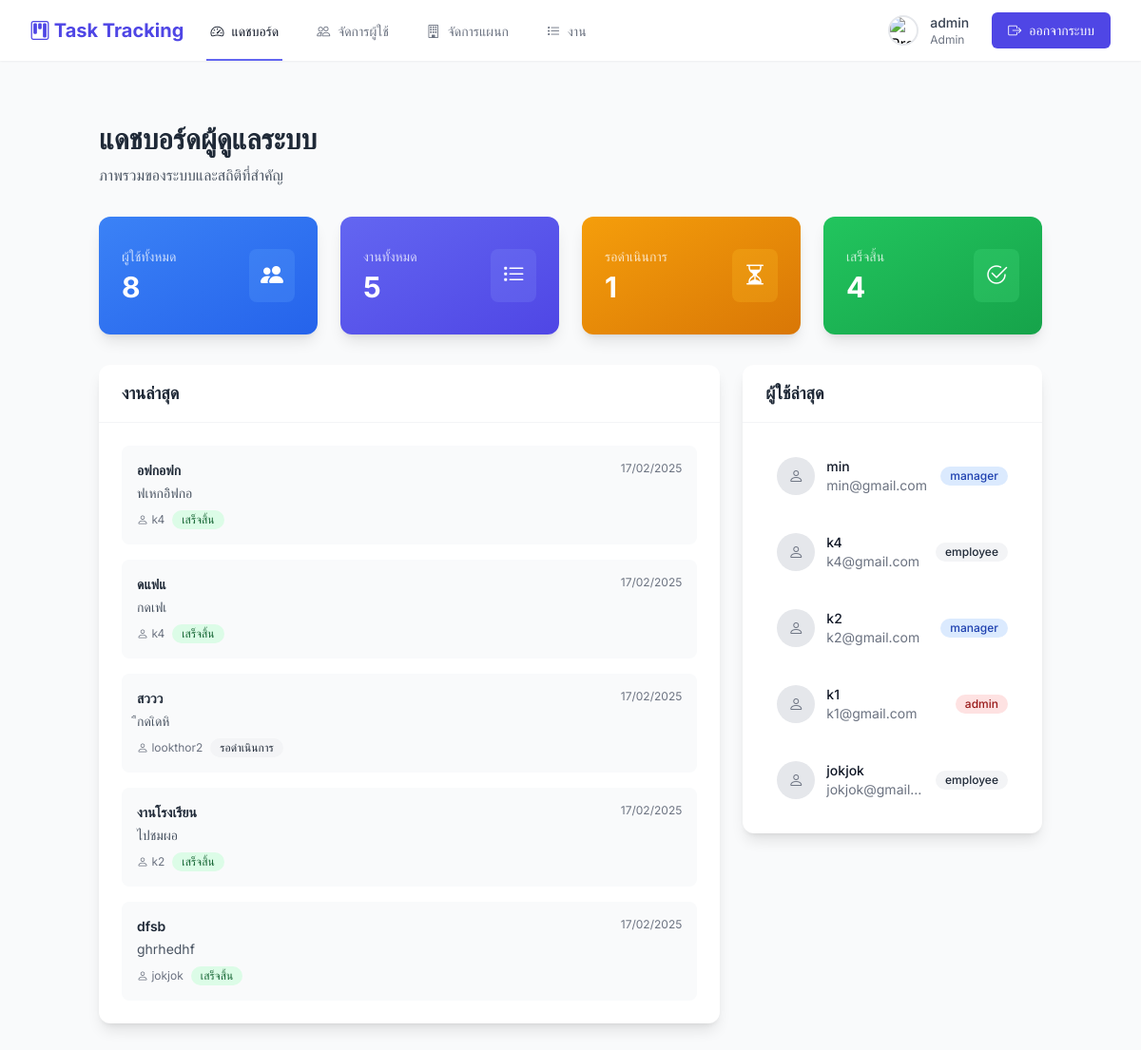
/admin/dashboard.php (signed in), run on the app's committed database.
### tables this page shows
CREATE TABLE `tasks` (
  `task_id` int(11) NOT NULL,
  `title` varchar(255) NOT NULL,
  `description` text DEFAULT NULL,
  `status` enum('pending','in_progress','completed','cancelled') DEFAULT 'pending',
  `priority` enum('low','medium','high','urgent') DEFAULT 'medium',
  `due_date` date DEFAULT NULL,
  `created_at` datetime DEFAULT current_timestamp(),
  `updated_at` datetime DEFAULT current_timestamp() ON UPDATE current_timestamp(),
  `created_by` int(11) DEFAULT NULL,
  `assigned_to` int(11) DEFAULT NULL,
  `project_id` int(11) DEFAULT NULL,
  `assigned_by` int(11) DEFAULT NULL
);

CREATE TABLE `users` (
  `user_id` int(11) NOT NULL,
  `username` varchar(50) NOT NULL,
  `email` varchar(100) NOT NULL,
  `password` varchar(255) NOT NULL,
  `role` enum('admin','manager','employee') NOT NULL DEFAULT 'employee',
  `token` varchar(64) DEFAULT NULL,
  `token_expires_at` datetime DEFAULT NULL,
  `created_at` timestamp NOT NULL DEFAULT current_timestamp(),
  `updated_at` datetime DEFAULT current_timestamp() ON UPDATE current_timestamp(),
  `is_active` tinyint(1) NOT NULL DEFAULT 1,
  `profile_image` varchar(255) DEFAULT 'default-profile.png',
  `department_id` int(11) DEFAULT NULL,
  `phone` varchar(20) DEFAULT NULL
);

### admin/dashboard.php (the view, shortened to what this page needs)
<?php
include '../header.php';
require_once '../auth.php';
$stats = [
    'total_users' => $conn->query("SELECT COUNT(*) as count FROM users")->fetch_assoc()['count'],
    'total_tasks' => $conn->query("SELECT COUNT(*) as count FROM tasks")->fetch_assoc()['count'],
    'pending_tasks' => $conn->query("SELECT COUNT(*) as count FROM tasks WHERE status = 'pending'")->fetch_assoc()['count'],
    'completed_tasks' => $conn->query("SELECT COUNT(*) as count FROM tasks WHERE status = 'completed'")->fetch_assoc()['count']
];
$recent_tasks_sql = "SELECT t.*, u.username as assigned_username
                    FROM tasks t
                    LEFT JOIN users u ON t.assigned_to = u.user_id
                    ORDER BY t.created_at DESC
                    LIMIT 5";
$recent_tasks = $conn->query($recent_tasks_sql);
$recent_users_sql = "SELECT user_id, username, email, role, created_at
                     FROM users
                     ORDER BY created_at DESC
                     LIMIT 5";
$recent_users = $conn->query($recent_users_sql);
?>
<link rel="stylesheet" href="https://cdn.jsdelivr.net/npm/bootstrap-icons@1.7.2/font/bootstrap-icons.css">
<div class="min-h-screen bg-gray-50 py-8">
    <div class="container mx-auto px-4">
        <div class="mb-8">
            <h2 class="text-3xl font-bold text-gray-800">แดชบอร์ดผู้ดูแลระบบ</h2>
            <p class="text-gray-600 mt-2">ภาพรวมของระบบและสถิติที่สำคัญ</p>
        </div>
        <div class="grid grid-cols-1 md:grid-cols-2 lg:grid-cols-4 gap-6 mb-8">
            <div class="bg-gradient-to-br from-blue-500 to-blue-600 rounded-xl shadow-lg overflow-hidden">
                <div class="px-6 py-8">
                    <div class="flex items-center justify-between">
                        <div class="text-white">
                            <p class="text-sm font-medium opacity-75">ผู้ใช้ทั้งหมด</p>
                            <p class="text-3xl font-bold mt-1"><?php echo $stats['total_users']; ?></p>
                        </div>
                        <div class="bg-blue-400 bg-opacity-25 rounded-lg p-3">
                            <i class="bi bi-people-fill text-2xl text-white"></i>
                        </div>
                    </div>
                </div>
            </div>
            <div class="bg-gradient-to-br from-indigo-500 to-indigo-600 rounded-xl shadow-lg overflow-hidden">
                <div class="px-6 py-8">
                    <div class="flex items-center justify-between">
                        <div class="text-white">
                            <p class="text-sm font-medium opacity-75">งานทั้งหมด</p>
                            <p class="text-3xl font-bold mt-1"><?php echo $stats['total_tasks']; ?></p>
                        </div>
                        <div class="bg-indigo-400 bg-opacity-25 rounded-lg p-3">
                            <i class="bi bi-list-task text-2xl text-white"></i>
                        </div>
                    </div>
                </div>
            </div>
            <div class="bg-gradient-to-br from-amber-500 to-amber-600 rounded-xl shadow-lg overflow-hidden">
                <div class="px-6 py-8">
                    <div class="flex items-center justify-between">
                        <div class="text-white">
                            <p class="text-sm font-medium opacity-75">รอดำเนินการ</p>
                            <p class="text-3xl font-bold mt-1"><?php echo $stats['pending_tasks']; ?></p>
                        </div>
                        <div class="bg-amber-400 bg-opacity-25 rounded-lg p-3">
                            <i class="bi bi-hourglass-split text-2xl text-white"></i>
                        </div>
                    </div>
                </div>
            </div>
            <div class="bg-gradient-to-br from-green-500 to-green-600 rounded-xl shadow-lg overflow-hidden">
                <div class="px-6 py-8">
                    <div class="flex items-center justify-between">
                        <div class="text-white">
                            <p class="text-sm font-medium opacity-75">เสร็จสิ้น</p>
                            <p class="text-3xl font-bold mt-1"><?php echo $stats['completed_tasks']; ?></p>
                        </div>
                        <div class="bg-green-400 bg-opacity-25 rounded-lg p-3">
                            <i class="bi bi-check2-circle text-2xl text-white"></i>
                        </div>
                    </div>
                </div>
            </div>
        </div>
        <div class="grid grid-cols-1 lg:grid-cols-3 gap-6">
            <div class="lg:col-span-2">
                <div class="bg-white rounded-xl shadow-lg overflow-hidden">
                    <div class="px-6 py-4 border-b border-gray-100">
                        <h3 class="text-lg font-semibold text-gray-800">งานล่าสุด</h3>
                    </div>
                    <div class="p-6">
                        <div class="space-y-4">
                            <?php while ($task = $recent_tasks->fetch_assoc()): ?>
                                <div class="bg-gray-50 rounded-lg p-4 hover:bg-gray-100 transition duration-200">
                                    <div class="flex justify-between items-start">
                                        <div>
                                            <h4 class="text-sm font-semibold text-gray-800">
                                                <?php echo htmlspecialchars($task['title']); ?>
                                            </h4>
                                            <p class="text-sm text-gray-600 mt-1">
                                                <?php echo htmlspecialchars($task['description']); ?>
                                            </p>
                                            <div class="mt-2 flex items-center space-x-2">
                                                <span class="text-xs text-gray-500">
                                                    <i class="bi bi-person"></i>
                                                    <?php echo htmlspecialchars($task['assigned_username'] ?? 'ไม่ระบุ'); ?>
                                                </span>
                                                <span class="inline-flex items-center px-2.5 py-0.5 rounded-full text-xs font-medium <?php
                                                    echo match($task['status']) {
                                                        'completed' => 'bg-green-100 text-green-800',
                                                        'in_progress' => 'bg-yellow-100 text-yellow-800',
                                                        'pending' => 'bg-gray-100 text-gray-800',
                                                        default => 'bg-gray-100 text-gray-800'
                                                    };
                                                ?>">
                                                    <?php
                                                    echo match($task['status']) {
                                                        'completed' => 'เสร็จสิ้น',
                                                        'in_progress' => 'กำลังดำเนินการ',
                                                        'pending' => 'รอดำเนินการ',
                                                        default => 'ไม่ระบุ'
                                                    };
                                                    ?>
                                                </span>
                                            </div>
                                        </div>
                                        <span class="text-xs text-gray-500">
                                            <?php echo date('d/m/Y', strtotime($task['created_at'])); ?>
                                        </span>
                                    </div>
                                </div>
                            <?php endwhile; ?>
                        </div>
                    </div>
                </div>
            </div>
            <div class="lg:col-span-1">
                <div class="bg-white rounded-xl shadow-lg overflow-hidden">
                    <div class="px-6 py-4 border-b border-gray-100">
                        <h3 class="text-lg font-semibold text-gray-800">ผู้ใช้ล่าสุด</h3>
                    </div>
                    <div class="p-6">
                        <div class="space-y-4">
                            <?php while ($user = $recent_users->fetch_assoc()): ?>
                                <div class="flex items-center space-x-3 p-3 hover:bg-gray-50 rounded-lg transition duration-200">
                                    <div class="flex-shrink-0">
                                        <div class="w-10 h-10 rounded-full bg-gray-200 flex items-center justify-center">
                                            <i class="bi bi-person text-gray-500"></i>
                                        </div>
                                    </div>
                                    <div class="flex-1 min-w-0">
                                        <p class="text-sm font-medium text-gray-900 truncate">
                                            <?php echo htmlspecialchars($user['username']); ?>
                                        </p>
                                        <p class="text-sm text-gray-500 truncate">
                                            <?php echo htmlspecialchars($user['email']); ?>
                                        </p>
                                    </div>
                                    <span class="inline-flex items-center px-2.5 py-0.5 rounded-full text-xs font-medium <?php
                                        echo match($user['role']) {
                                            'admin' => 'bg-red-100 text-red-800',
                                            'manager' => 'bg-blue-100 text-blue-800',
                                            'employee' => 'bg-gray-100 text-gray-800',
                                            default => 'bg-gray-100 text-gray-800'
                                        };
                                    ?>">
                                        <?php echo $user['role']; ?>
                                    </span>
                                </div>
                            <?php endwhile; ?>
                        </div>
                    </div>
                </div>
            </div>
        </div>
    </div>
</div>
<?php include '../footer.php'; ?>

### data on the page
tasks: title "อฟกอฟก", description "ฟเหกอิิฟกอ", users.username "k4", status "เสร็จสิ้น", created_at "17/02/2025"
tasks: title "ดแฟแ", description "กดเฟเ", users.username "k4", status "เสร็จสิ้น", created_at "17/02/2025"
tasks: title "สววว", description "ืกดเิดหิ", users.username "lookthor2", status "รอดำเนินการ", created_at "17/02/2025"
tasks: title "งานโรงเรียน", description "ไปชมผอ", users.username "k2", status "เสร็จสิ้น", created_at "17/02/2025"
tasks: title "dfsb", description "ghrhedhf", users.username "jokjok", status "เสร็จสิ้น", created_at "17/02/2025"
users: username "min", email "min@gmail.com", role "manager"
users: username "k4", email "k4@gmail.com", role "employee"
users: username "k2", email "k2@gmail.com", role "manager"
users: username "k1", email "k1@gmail.com", role "admin"
users: username "jokjok", email "jokjok@gmail…", role "employee"

### other printed values
$_SESSION['username'] "admin"
$_SESSION['role'] "Admin"
$stats['total_users'] "8"
$stats['total_tasks'] "5"
$stats['pending_tasks'] "1"
$stats['completed_tasks'] "4"
